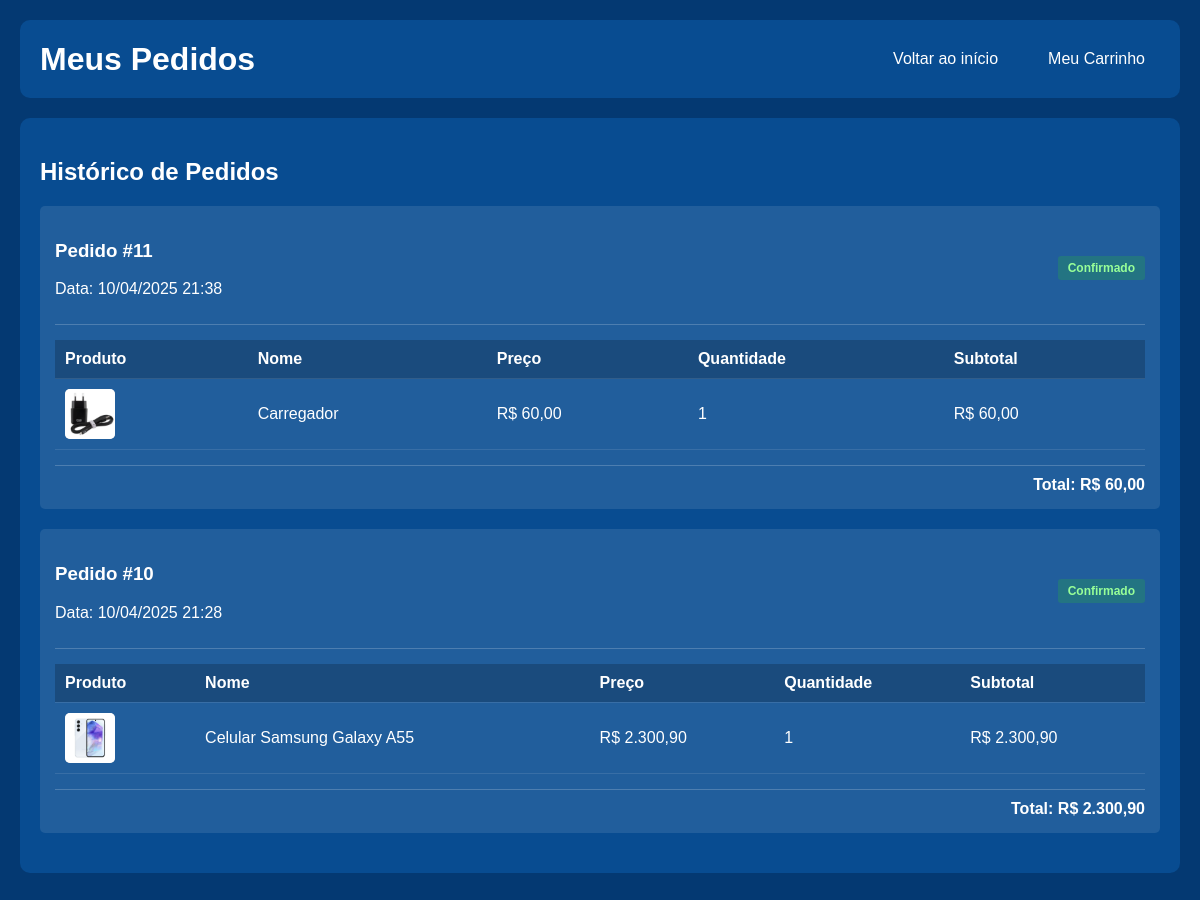
Page /meus_pedidos.php (signed in) on the earlier database version.
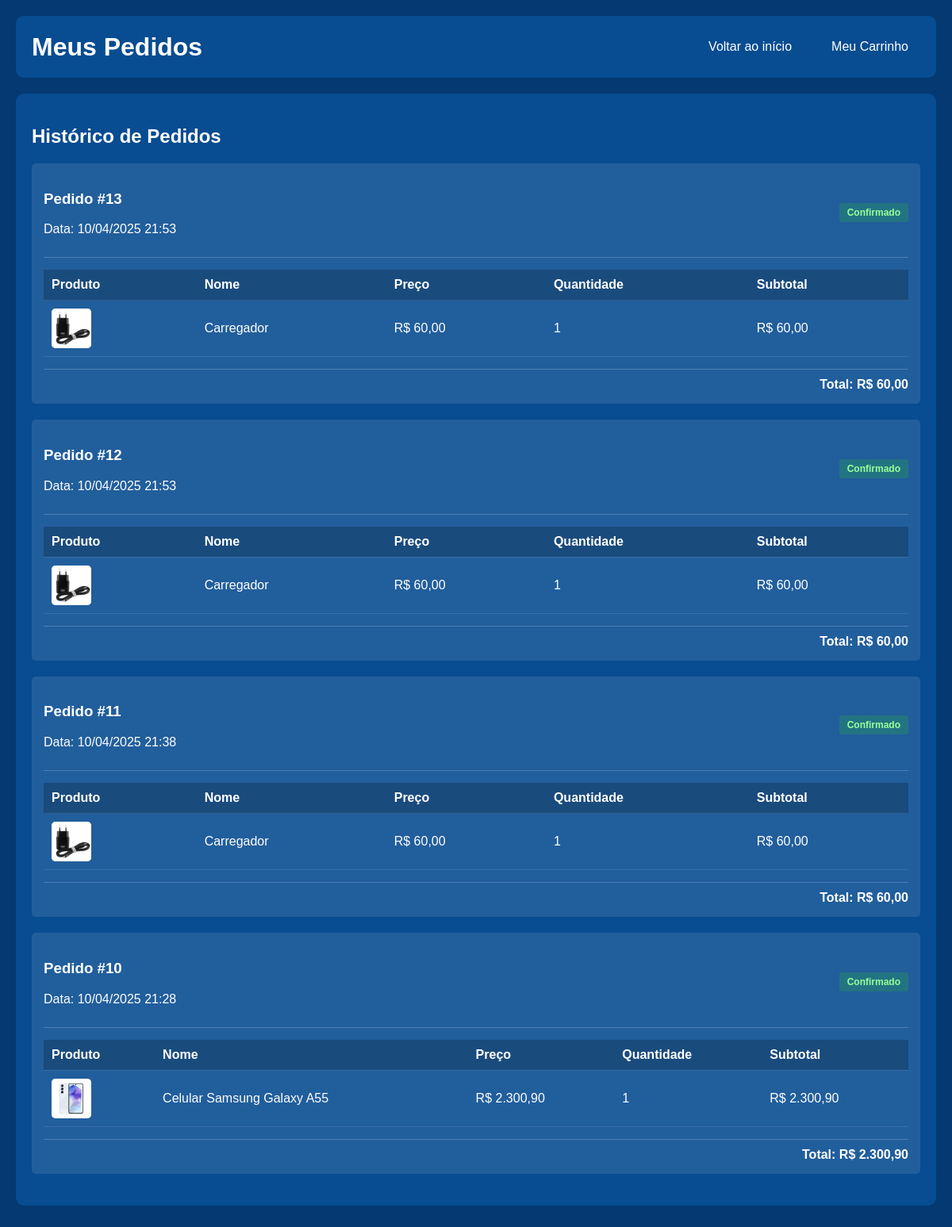
Same page on the later database version.
### tables this page shows
CREATE TABLE `pedidos` (
  `id` int(11) NOT NULL,
  `cliente_id` int(11) NOT NULL,
  `data_pedido` datetime NOT NULL,
  `valor_total` decimal(10,2) NOT NULL,
  `status` varchar(50) NOT NULL DEFAULT 'Confirmado',
  `metodo_pagamento` varchar(50) DEFAULT NULL,
  `endereco` varchar(255) DEFAULT NULL,
  `numero` varchar(20) DEFAULT NULL,
  `complemento` varchar(100) DEFAULT NULL,
  `bairro` varchar(100) DEFAULT NULL,
  `cidade` varchar(100) DEFAULT NULL,
  `estado` varchar(50) DEFAULT NULL,
  `cep` varchar(20) DEFAULT NULL
);

CREATE TABLE `pedido_itens` (
  `id` int(11) NOT NULL,
  `pedido_id` int(11) NOT NULL,
  `produto_id` int(11) NOT NULL,
  `quantidade` int(11) NOT NULL,
  `valor_unitario` decimal(10,2) NOT NULL,
  `subtotal` decimal(10,2) NOT NULL
);

CREATE TABLE `produtos` (
  `id` int(50) NOT NULL,
  `nome_produto` varchar(40) DEFAULT NULL,
  `valor_venda` decimal(15,2) DEFAULT NULL,
  `valor_compra` decimal(15,2) DEFAULT NULL,
  `descricao` varchar(200) DEFAULT NULL,
  `quantidade` int(100) DEFAULT NULL,
  `imagem` varchar(255) DEFAULT NULL
);

### meus_pedidos.php (the view, shortened to what this page needs)
<?php
include('conexao.php');
$cliente_id = $_SESSION['id'];
$sql_pedidos = "SELECT * FROM pedidos WHERE cliente_id = $cliente_id ORDER BY data_pedido DESC";
$result_pedidos = $mysqli->query($sql_pedidos);
$pedidos = [];
if ($result_pedidos && $result_pedidos->num_rows > 0) {
    while ($pedido = $result_pedidos->fetch_assoc()) {
        $pedido_id = $pedido['id'];
        $sql_itens = "SELECT pi.*, p.nome_produto, p.imagem
                      FROM pedido_itens pi
                      JOIN produtos p ON pi.produto_id = p.id
                      WHERE pi.pedido_id = $pedido_id";
        $result_itens = $mysqli->query($sql_itens);
        $itens = [];
        if ($result_itens && $result_itens->num_rows > 0) {
            while ($item = $result_itens->fetch_assoc()) {
                $itens[] = $item;
            }
        }
        $pedido['itens'] = $itens;
        $pedidos[] = $pedido;
    }
}
?>
<!DOCTYPE html>
<html lang="pt-br">
<head>
</head>
<body>
    <div class="container">
        <header>
            <h1>Meus Pedidos</h1>
            <div class="nav-links">
                <a href="painel_cliente.php">Voltar ao início</a>
                <a href="carrinho.php">Meu Carrinho</a>
            </div>
        </header>
        <div class="orders-container">
            <h2>Histórico de Pedidos</h2>
            <?php if(count($pedidos) > 0): ?>
                <?php foreach($pedidos as $pedido): ?>
                    <div class="order">
                        <div class="order-header">
                            <div>
                                <h3>Pedido #<?php echo $pedido['id']; ?></h3>
                                <p>Data: <?php echo date('d/m/Y H:i', strtotime($pedido['data_pedido'])); ?></p>
                            </div>
                            <div>
                                <?php
                                    $status_class = '';
                                    switch($pedido['status']) {
                                        case 'Confirmado':
                                            $status_class = 'status-confirmado';
                                            break;
                                    }
                                ?>
                                <span class="status <?php echo $status_class; ?>">
                                    <?php echo $pedido['status']; ?>
                                </span>
                            </div>
                        </div>
                        <table class="order-items">
                            <thead>
                                <tr>
                                    <th>Produto</th>
                                    <th>Nome</th>
                                    <th>Preço</th>
                                    <th>Quantidade</th>
                                    <th>Subtotal</th>
                                </tr>
                            </thead>
                            <tbody>
                                <?php foreach($pedido['itens'] as $item): ?>
                                    <tr>
                                        <td>
                                            <?php if(!empty($item['imagem']) && file_exists($item['imagem'])): ?>
                                                <img src="<?php echo htmlspecialchars($item['imagem']); ?>" alt="<?php echo htmlspecialchars($item['nome_produto']); ?>" class="product-img">
                                            <?php else: ?>
                                                <div class="product-img">
                                                    <?php echo substr(htmlspecialchars($item['nome_produto']), 0, 1); ?>
                                                </div>
                                            <?php endif; ?>
                                        </td>
                                        <td><?php echo htmlspecialchars($item['nome_produto']); ?></td>
                                        <td>R$ <?php echo number_format($item['valor_unitario'], 2, ',', '.'); ?></td>
                                        <td><?php echo $item['quantidade']; ?></td>
                                        <td>R$ <?php echo number_format($item['subtotal'], 2, ',', '.'); ?></td>
                                    </tr>
                                <?php endforeach; ?>
                            </tbody>
                        </table>
                        <div class="order-total">
                            Total: R$ <?php echo number_format($pedido['valor_total'], 2, ',', '.'); ?>
                        </div>
                    </div>
                <?php endforeach; ?>
            <?php endif; ?>
        </div>
    </div>
</body>
</html>

### meus_pedidos.php (style rules this page uses)
body { font-family: Arial, Helvetica, sans-serif; background-color: #043972; color: white; margin: 0; padding: 0; }
.container { max-width: 1200px; margin: 0 auto; padding: 20px; }
header { background-color: rgb(8, 76, 145); padding: 20px; display: flex; justify-content: space-between; align-items: center; border-radius: 10px; margin-bottom: 20px; }
h1 { margin: 0; color: white; }
.nav-links { display: flex; gap: 20px; }
.nav-links a { color: white; text-decoration: none; padding: 10px 15px; border-radius: 5px; transition: background-color 0.3s; }
.orders-container { background-color: rgb(8, 76, 145); border-radius: 10px; padding: 20px; margin-bottom: 20px; }
.order { background-color: rgba(255, 255, 255, 0.1); border-radius: 5px; padding: 15px; margin-bottom: 20px; }
.order-header { display: flex; justify-content: space-between; align-items: center; border-bottom: 1px solid rgba(255, 255, 255, 0.2); padding-bottom: 10px; margin-bottom: 15px; }
.order-items { width: 100%; border-collapse: collapse; margin-bottom: 15px; }
.order-items th, .order-items td { padding: 10px; text-align: left; border-bottom: 1px solid rgba(255, 255, 255, 0.1); }
.order-items th { background-color: rgba(0, 0, 0, 0.2); }
.product-img { width: 50px; height: 50px; object-fit: cover; border-radius: 5px; background-color: #ccc; display: flex; align-items: center; justify-content: center; color: #333; font-weight: bold; }
.order-total { text-align: right; font-weight: bold; padding-top: 10px; border-top: 1px solid rgba(255, 255, 255, 0.2); }
.status { display: inline-block; padding: 5px 10px; border-radius: 3px; font-size: 12px; font-weight: bold; }
.status-confirmado { background-color: rgba(40, 167, 69, 0.3); color: #98ff98; }

Differences in the rows shown:
added pedidos: id "13", data_pedido "10/04/2025 21:53", status "Confirmado", valor_total "60,00"
added pedido_itens: produto.imagem (picture), produto.nome_produto "Carregador", valor_unitario "60,00", quantidade "1", subtotal "60,00", shown under "13"
added pedidos: id "12", data_pedido "10/04/2025 21:53", status "Confirmado", valor_total "60,00"
added pedido_itens: produto.imagem (picture), produto.nome_produto "Carregador", valor_unitario "60,00", quantidade "1", subtotal "60,00", shown under "12"
